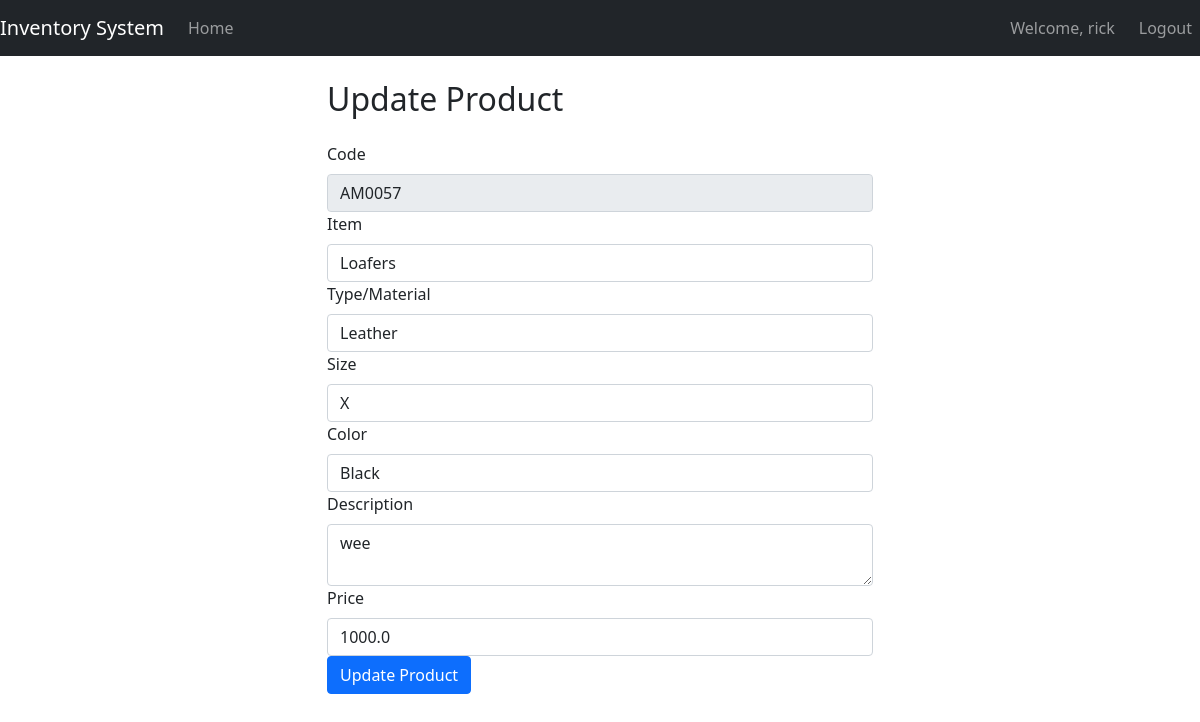
Screenshot of /update_product/AM0057 (signed in) with the database file from the repository.
### STORE/models.py (models this page shows, shortened)
class User(UserMixin, db.Model):
    id = db.Column(db.Integer, primary_key=True)
    username = db.Column(db.String(64), index=True, unique=True, nullable=False)
    email = db.Column(db.String(120), index=True, unique=True, nullable=False)
    password_hash = db.Column(db.String(128), nullable=False)

class Product(db.Model):
    code = db.Column(db.String(20), primary_key=True, unique=True, nullable=False, index=True)  # Index added to code column
    item = db.Column(db.String(100), nullable=False)
    type_material = db.Column(db.String(100), nullable=False)
    size = db.Column(db.String(20), nullable=False)
    color = db.Column(db.String(50), nullable=False)
    description = db.Column(db.Text, nullable=False)
    price = db.Column(db.Float, nullable=False)
    quantity = db.Column(db.Integer, nullable=False, default=1)  # Default quantity set to 1
    sales = relationship('Sale', backref='product', lazy=True)  # Relationship with Sale model

### STORE/routes.py (the view)
@app.route('/update_product/<string:code>', methods=['GET', 'POST'])
@login_required
def update_product(code):
    product = Product.query.filter_by(code=code).first_or_404()
    form = ProductForm(obj=product)
    if form.validate_on_submit():
        form.populate_obj(product)
        db.session.commit()
        flash('Product updated successfully!', 'success')
        return redirect(url_for('index'))
    return render_template('update_product.html', form=form, product=product)

### STORE/forms.py
class ProductForm(FlaskForm):
    code = StringField('Code', validators=[DataRequired()])
    item = StringField('Item', validators=[DataRequired()])
    type_material = StringField('Type/Material', validators=[DataRequired()])
    size = StringField('Size', validators=[DataRequired()])
    color = StringField('Color', validators=[DataRequired()])
    description = TextAreaField('Description', validators=[DataRequired()])
    price = FloatField('Price', validators=[DataRequired(), NumberRange(min=0)])
    submit = SubmitField('Submit')

### STORE/__init__.py (called while the page is built)
@login_manager.user_loader
def load_user(user_id):
    return User.query.get(int(user_id))

### STORE/templates/update_product.html (shortened to what this page needs)
{% extends "base.html" %}
{% block content %}
    <div class="row justify-content-center">
        <div class="col-md-6">
            <h2 class="mb-4">Update Product</h2>
            <form method="POST" action="{{ url_for('update_product', code=product.code) }}">
                <div class="form-group">
                    {{ form.code.label(class="form-label") }}
                    {{ form.code(class="form-control", readonly=true) }}
                </div>
                <div class="form-group">
                    {{ form.item.label(class="form-label") }}
                    {{ form.item(class="form-control") }}
                </div>
                <div class="form-group">
                    {{ form.type_material.label(class="form-label") }}
                    {{ form.type_material(class="form-control") }}
                </div>
                <div class="form-group">
                    {{ form.size.label(class="form-label") }}
                    {{ form.size(class="form-control") }}
                </div>
                <div class="form-group">
                    {{ form.color.label(class="form-label") }}
                    {{ form.color(class="form-control") }}
                </div>
                <div class="form-group">
                    {{ form.description.label(class="form-label") }}
                    {{ form.description(class="form-control") }}
                </div>
                <div class="form-group">
                    {{ form.price.label(class="form-label") }}
                    {{ form.price(class="form-control") }}
                </div>
                <button type="submit" class="btn btn-primary">Update Product</button>
            </form>
        </div>
    </div>
{% endblock %}

### STORE/templates/base.html (shortened to what this page needs)
<!DOCTYPE html>
<html lang="en">
<head>
    <link href="https://cdn.jsdelivr.net/npm/bootstrap@5.0.2/dist/css/bootstrap.min.css" rel="stylesheet">
</head>
<body>
    <nav class="navbar navbar-expand-lg navbar-dark bg-dark">
        <a class="navbar-brand" href="{{ url_for('index') }}">Inventory System</a>
        <div class="collapse navbar-collapse" id="navbarNav">
            <ul class="navbar-nav">
                {% if request.path != '/' and request.path != '/login' and request.path != '/register' %}
                <li class="nav-item">
                    <a class="nav-link" href="{{ url_for('index') }}">Home</a>
                </li>
                {% endif %}
            </ul>
        </div>
        <div class="navbar-nav ml-auto">
            {% if current_user.is_authenticated %}
                {% if request.path != '/' %}
                    <span class="navbar-text me-3">Welcome, {{ current_user.username }}</span>
                    <a href="{{ url_for('logout') }}" class="nav-item nav-link">Logout</a>
                {% endif %}
            {% else %}
                {% if request.path != '/' and request.path != '/login' and request.path != '/register' %}
                    <a href="{{ url_for('login') }}" class="nav-item nav-link">Login</a>
                {% endif %}
            {% endif %}
        </div>
    </nav>
    <div class="container mt-4">
        {% block content %}
        {% endblock %}
    </div>
</body>
</html>

### rows the page displays
User: username "rick"
Product: code "AM0057", item "Loafers", type_material "Leather", size "X", color "Black", description "wee", price "1000.0"
